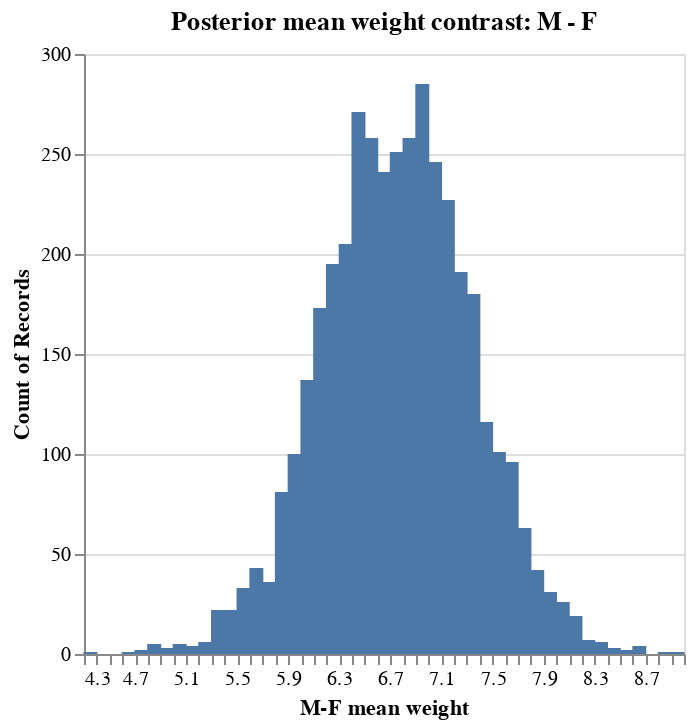

The notebook cell saved with this chart:
### Code cell
hist = (
    alt.Chart(alpha_df, title="Posterior mean weight contrast: M - F")
    .mark_bar(size=7)
    .encode(
        x=alt.X("contrast", title="M-F mean weight", bin=alt.BinParams(maxbins=50)),
        y="count()",
    )
)

hist

### Figure 1 — Vega-Lite specification as saved in the notebook (floating-point values rounded to 4 significant figures; data arrays with more than 128 entries replaced by an {"elided": "..."} marker saying what was removed)
{"$schema": "https://vega.github.io/schema/vega-lite/v5.20.1.json", "config": {"view": {"continuousHeight": 300, "continuousWidth": 300}}, "data": {"name": "data-30bead602e0a72965b4f2a017d3fbb7d"}, "datasets": {"data-30bead602e0a72965b4f2a017d3fbb7d": {"elided": "4000 records"}}, "encoding": {"x": {"bin": {"maxbins": 50}, "field": "contrast", "title": "M-F mean weight", "type": "quantitative"}, "y": {"aggregate": "count", "type": "quantitative"}}, "mark": {"size": 7, "type": "bar"}, "title": "Posterior mean weight contrast: M - F"}
